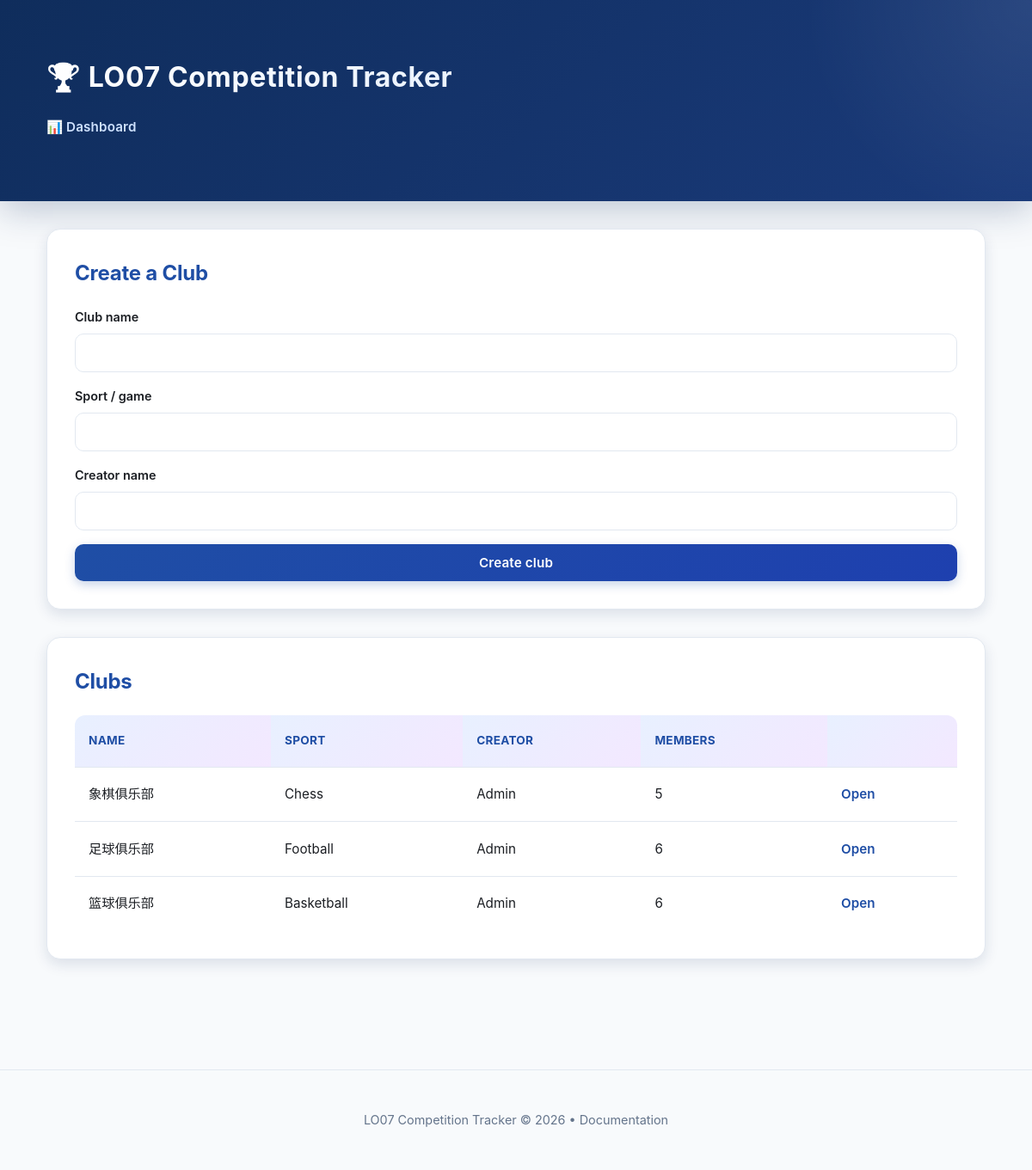
Before: / with the older database file.
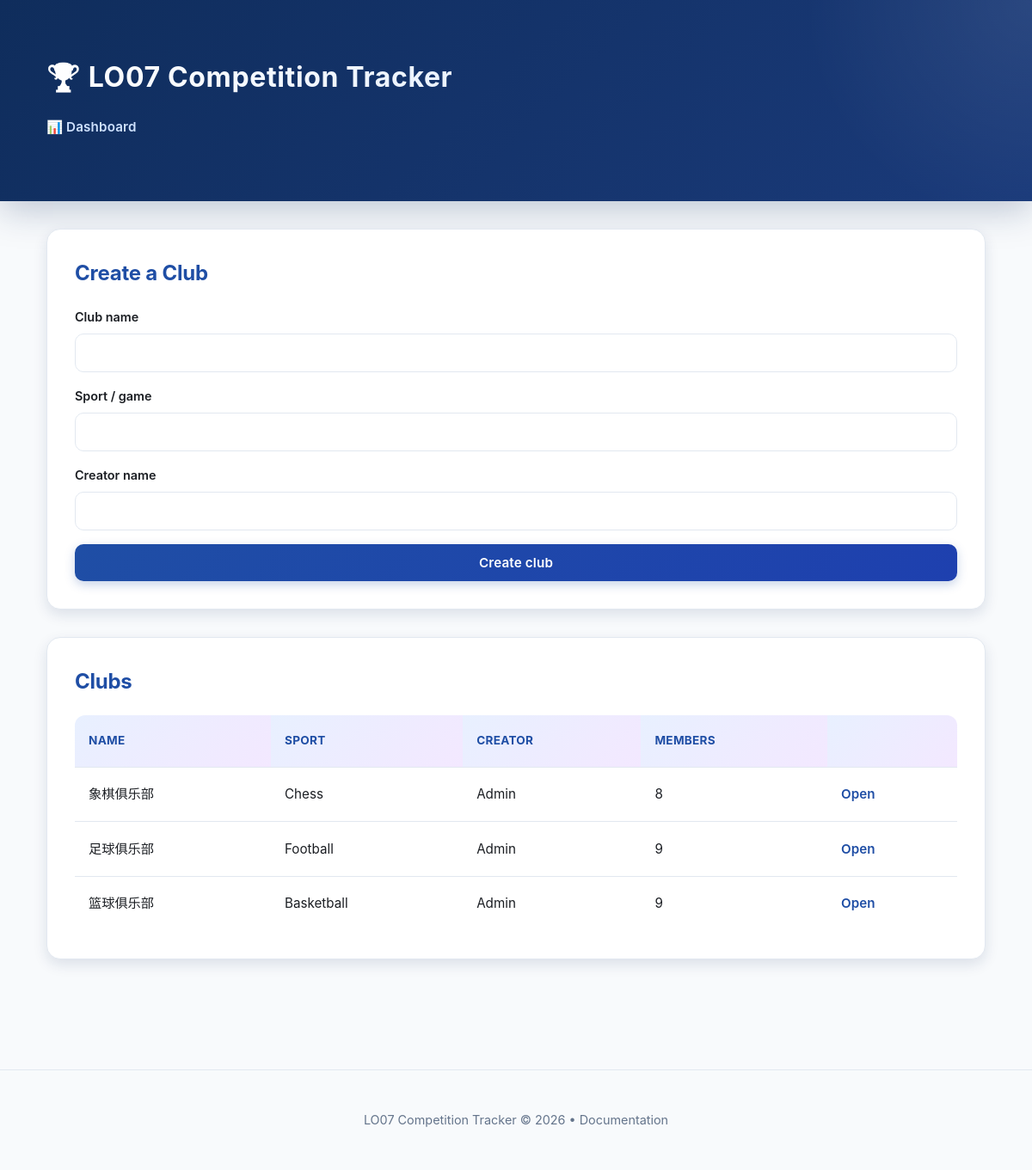
After: the same page with the newer database file.
### tables this page shows
CREATE TABLE clubs (
            id INTEGER PRIMARY KEY AUTOINCREMENT,
            name TEXT NOT NULL,
            sport TEXT NOT NULL,
            created_by INTEGER NOT NULL,
            created_at TEXT NOT NULL,
            FOREIGN KEY (created_by) REFERENCES users(id)
        );

### public/index.php (called while the page is built, shortened)
<?php
require __DIR__ . '/../app/bootstrap.php';
$controller = new DashboardController($repo);
$data = $controller->getDashboardData();
$clubs = $data['clubs'];
require __DIR__ . '/../app/views/dashboard.php';
$content = ob_get_clean();
require __DIR__ . '/../app/views/layout.php';

### app/bootstrap.php (called while the page is built, shortened)
<?php
$config = require __DIR__ . '/config/config.php';
require __DIR__ . '/config/db.php';
require __DIR__ . '/models/Repository.php';
require __DIR__ . '/controllers/DashboardController.php';
$db = db_connect($config);
$repo = new Repository($db);

### app/controllers/DashboardController.php (called while the page is built, shortened)
<?php
class DashboardController
{
    private Repository $repo;
    public function __construct(Repository $repo)
    {
        $this->repo = $repo;
    }
    public function getDashboardData(): array
    {
        return [
            'clubs' => $this->repo->listClubs(),
        ];
    }
}

### app/models/Repository.php (called while the page is built, shortened)
<?php
class Repository
{
    private PDO $db;
    public function __construct(PDO $db)
    {
        $this->db = $db;
    }
    public function listClubs(): array
    {
        $stmt = $this->db->query(
            'SELECT c.*, u.username AS creator_name,
                (SELECT COUNT(*) FROM club_members cm WHERE cm.club_id = c.id) AS member_count
             FROM clubs c
             LEFT JOIN users u ON u.id = c.created_by
             ORDER BY c.created_at DESC'
        );
        return $stmt->fetchAll(PDO::FETCH_ASSOC);
    }
}

### app/views/dashboard.php (the view, shortened to what this page needs)
<section class="card">
    <h2>Create a Club</h2>
    <form method="post" class="form-grid">
        <label>
            Club name
            <input type="text" name="club_name" required>
        </label>
        <label>
            Sport / game
            <input type="text" name="sport" required>
        </label>
        <label>
            Creator name
            <input type="text" name="creator_name" required>
        </label>
        <button type="submit">Create club</button>
    </form>
</section>
<section class="card">
    <h2>Clubs</h2>
    <?php if (empty($clubs)) : ?>
        <p>No clubs yet. Create the first one.</p>
    <?php else : ?>
        <div class="table-wrap">
            <table>
                <thead>
                <tr>
                    <th>Name</th>
                    <th>Sport</th>
                    <th>Creator</th>
                    <th>Members</th>
                    <th></th>
                </tr>
                </thead>
                <tbody>
                <?php foreach ($clubs as $club) : ?>
                    <tr>
                        <td><?php echo htmlspecialchars($club['name']); ?></td>
                        <td><?php echo htmlspecialchars($club['sport']); ?></td>
                        <td><?php echo htmlspecialchars($club['creator_name'] ?? ''); ?></td>
                        <td><?php echo (int) $club['member_count']; ?></td>
                        <td><a class="link" href="club.php?club_id=<?php echo (int) $club['id']; ?>">Open</a></td>
                    </tr>
                <?php endforeach; ?>
                </tbody>
            </table>
        </div>
    <?php endif; ?>
</section>

### app/views/layout.php (shortened to what this page needs)
?><!doctype html>
<html lang="en">
<head>
    <link rel="stylesheet" href="assets/styles.css">
</head>
<body>
    <header class="site-header">
        <div class="container">
            <h1 class="site-title">🏆 LO07 Competition Tracker</h1>
            <nav class="site-nav">
                <a href="index.php">📊 Dashboard</a>
            </nav>
        </div>
    </header>
    <main class="container">
        <?php echo $content; ?>
    </main>
    <footer style="text-align: center; padding: 2rem 0; color: var(--muted); font-size: 0.9rem; border-top: 1px solid var(--border); margin-top: 4rem;">
        <p>LO07 Competition Tracker © 2026 • <a href="#" style="color: var(--muted); text-decoration: none;">Documentation</a></p>
    </footer>
</body>
</html>

### public/assets/styles.css (style rules this page uses)
:root { --blue: #1f4ea5; --blue-light: #e8f0ff; --green: #1f8f5f; --green-light: #e8f5ef; --red: #c13b2a; --red-light: #ffe8e5; --amber: #d97706; --amber-light: #fef3e2; --purple: #7c3aed; --purple-light: #f3e8ff; --sky: #0284c7; --sky-light: #e0f2fe; --bg: #f8fafc; --bg-dark: #1e293b; --card: #ffffff; --text: #1b1e23; --muted: #64748b; --border: #e2e8f0; --shadow-sm: 0 2px 6px rgba(15, 45, 92, 0.08); --shadow-md: 0 6px 16px rgba(15, 45, 92, 0.12); --shadow-lg: 0 12px 32px rgba(15, 45, 92, 0.15); }
* { box-sizing: border-box; }
body { margin: 0; font-family: -apple-system, BlinkMacSystemFont, "Segoe UI", "Helvetica Neue", sans-serif; color: var(--text); background: var(--bg); line-height: 1.6; }
.container { width: min(1200px, 95vw); margin: 0 auto; padding: 2rem 1.5rem; }
.site-header { background: linear-gradient(135deg, #0f2d5c 0%, #1a3a7a 100%); color: #fff; padding: 2rem 0; box-shadow: 0 10px 40px rgba(15, 45, 92, 0.25); position: relative; overflow: hidden; }
.site-header::before { content: ''; position: absolute; top: 0; right: 0; width: 300px; height: 100%; background: radial-gradient(circle at top right, rgba(255, 255, 255, 0.08) 0%, transparent 70%); pointer-events: none; }
.site-title { margin: 0 0 0.8rem; font-size: 2rem; letter-spacing: 0.02em; font-weight: 700; background: linear-gradient(120deg, #ffffff 0%, #cfe2ff 100%); -webkit-background-clip: text; -webkit-text-fill-color: transparent; background-clip: text; }
.site-nav { display: flex; gap: 2rem; flex-wrap: wrap; position: relative; z-index: 1; }
.site-nav a { color: #cfe2ff; text-decoration: none; font-weight: 600; font-size: 0.95rem; padding: 0.5rem 0; border-bottom: 2px solid transparent; transition: all 0.3s ease; letter-spacing: 0.01em; }
.card { background: var(--card); border-radius: 16px; padding: 2rem; margin-bottom: 2rem; box-shadow: var(--shadow-md); transition: all 0.3s ease; border: 1px solid var(--border); position: relative; overflow: hidden; }
.card::before { content: ''; position: absolute; top: 0; left: 0; right: 0; height: 4px; background: linear-gradient(90deg, var(--blue), var(--purple), var(--sky)); transform: scaleX(0); transform-origin: left; transition: transform 0.3s ease; }
.card h2 { margin: 0 0 1.2rem; font-size: 1.5rem; color: var(--blue); font-weight: 700; letter-spacing: -0.01em; }
.form-grid { display: grid; gap: 1rem; }
label { display: grid; gap: 0.5rem; font-size: 0.9rem; color: var(--text); font-weight: 600; }
input, select, button { padding: 0.75rem 1rem; border-radius: 10px; border: 1.5px solid var(--border); font-size: 0.95rem; font-family: inherit; transition: all 0.3s ease; }
button { background: linear-gradient(135deg, var(--blue) 0%, #1e40af 100%); color: white; border: none; cursor: pointer; font-weight: 600; letter-spacing: 0.01em; box-shadow: 0 4px 12px rgba(31, 78, 165, 0.25); }
.table-wrap { overflow-x: auto; }
table { width: 100%; border-collapse: collapse; background: var(--card); border-radius: 12px; overflow: hidden; }
th, td { text-align: left; padding: 1.2rem 1rem; border-bottom: 1px solid var(--border); font-size: 0.95rem; line-height: 1.6; }
th { background: linear-gradient(135deg, var(--blue-light) 0%, var(--purple-light) 100%); color: var(--blue); font-weight: 700; letter-spacing: 0.02em; text-transform: uppercase; font-size: 0.85rem; }
tbody tr { transition: all 0.2s ease; }
tbody tr:last-child td { border-bottom: none; }
.link { color: var(--blue); font-weight: 600; text-decoration: none; transition: all 0.2s ease; border-bottom: 2px solid transparent; padding-bottom: 2px; }

Changed rows visible on the page:
changed clubs "象棋俱乐部": member_count "5" → "8"
changed clubs "足球俱乐部": member_count "6" → "9"
changed clubs "篮球俱乐部": member_count "6" → "9"
